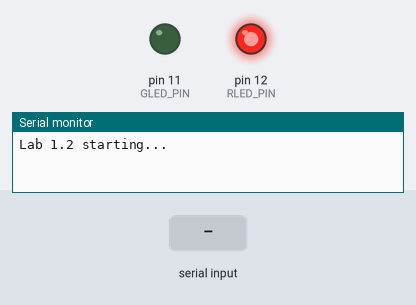
This sketch was run on a simulated Arduino Uno, built with avr-gcc and run on an emulated ATmega328P. Parts: output pins drawn as LEDs (lit = HIGH), the last lines printed to the serial monitor. Inputs (shaded band) come from the test bench.

Above: at 1.2 s.
1.3 s: "R" received over Serial
At 2.3 s:
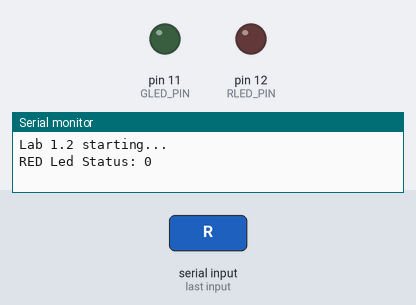
4.3 s: "L" received over Serial
At 5.4 s:
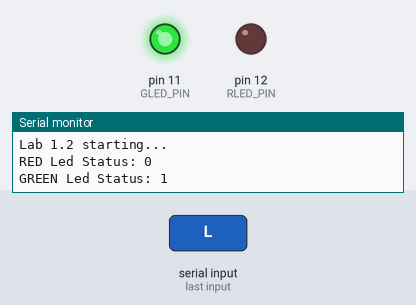
7.3 s: "1" received over Serial
At 12.3 s:
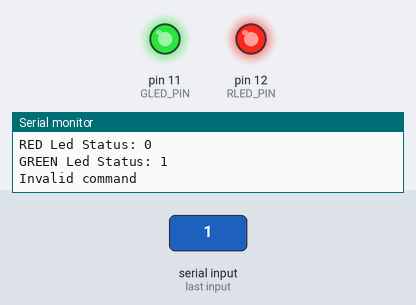
Timing chart, 0 to 15.0 s (numbered marks = the images above; inputs shaded):
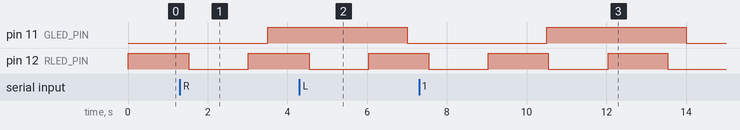

Measured:
- by itself, pin 12 (RLED_PIN): alternates HIGH for 1.5 s and LOW for 1.5 s

The sketch:

serial_port.ino
```cpp
#include <TimerOne.h>

const int RLED_PIN = 12;
const int GLED_PIN = 11;

const float R_HALF_PERIOD = 1.5;
const float G_HALF_PERIOD = 3.5;

volatile int greenLedState = LOW; // this variable needs to be 'volatile' because it
                                  // is accessed both from an ISR (blinkGreen()), and from the main loop.
int redLedState = LOW;

void blinkGreen()
{
  greenLedState = !greenLedState;
  digitalWrite(GLED_PIN, greenLedState);
}

void setup() {
  // Setup Serial connection (the serial console must be opened for this program to start)
  Serial.begin(9600);
  while (!Serial); // Wait for serial connection to be established
  Serial.println("Lab 1.2 starting...");

  // Setup pins
  pinMode(RLED_PIN, OUTPUT);
  pinMode(GLED_PIN, OUTPUT);

  // Setup Timer1 library
  Timer1.initialize(G_HALF_PERIOD * 1e06);
  Timer1.attachInterrupt(blinkGreen);
}

void loop() {
  int byteFromSerial = -1;

  // Empty the serial buffer and maintain only the last byte
  while (Serial.available())
    byteFromSerial = Serial.read();

  switch (byteFromSerial)
  {
    case -1:
      // No data on serial port
      break;

    case 'R':
      Serial.print("RED Led Status: "); // Using '!' to display current info
      Serial.println(!redLedState);
      Serial.flush();
      break;

    case 'L':
      Serial.print("GREEN Led Status: ");
      Serial.println(greenLedState);
      Serial.flush();
      break;

    default:
      // Carattere non valido
      Serial.println("Invalid command");
  }

  redLedState = !redLedState;
  digitalWrite(RLED_PIN, redLedState);
  delay(R_HALF_PERIOD * 1e03);
}
```
